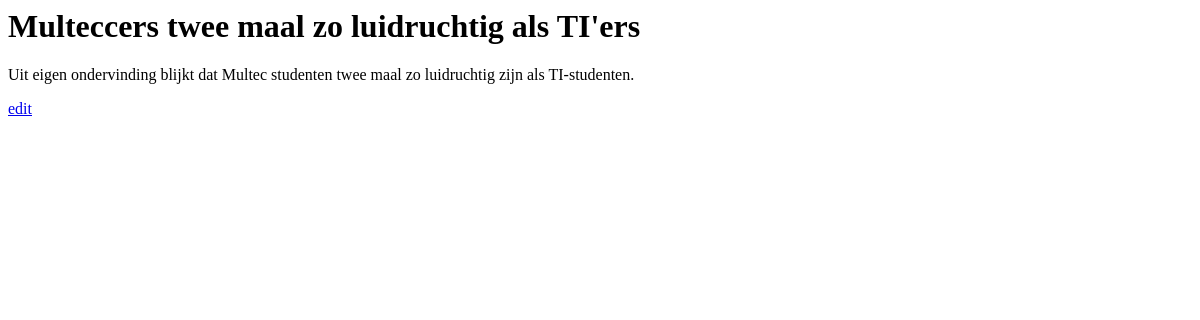
The page /articles/12/ on the database as committed earlier.
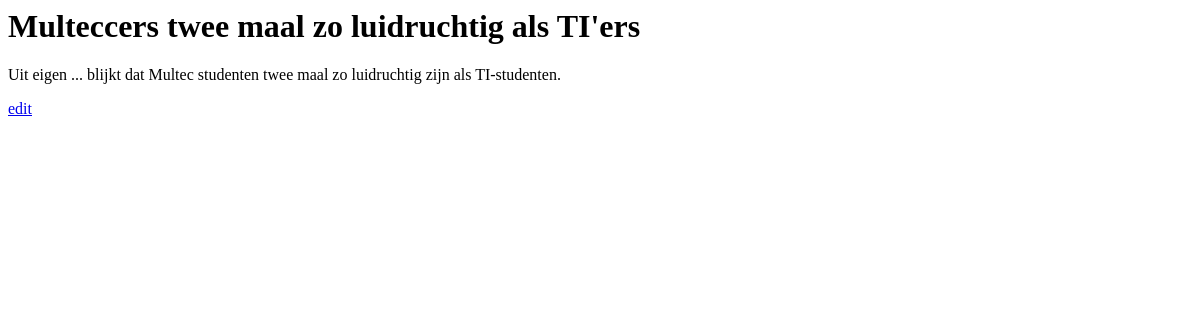
The same page on the database as committed later.
### articles/models.py (models this page shows, shortened)
class Article(models.Model):
    def was_published_recently(self):
        return self.pub_date >= timezone.now() - datetime.timedelta(days=1)
    was_published_recently.admin_order_field = 'pub_date'
    was_published_recently.boolean = True
    was_published_recently.short_description = 'Published recently?'
    title = models.CharField(max_length=200)
    pub_date = models.DateTimeField('date published')
    body = models.CharField(max_length=9999)

### articles/views.py (the view)
# urls.py: url(r'^(?P<pk>\d+)/$', views.detail, name='detail'),
def detail(request, pk):
    article = Article.objects.get(pk=pk)
    return render(request, 'articles/detail.html', {'article': article})

### articles/templates/articles/detail.html
<h1>{{article.title}}</h1>
    <p>{{article.body}}</p>
    <a href="{% url 'articles:edit' article.pk%}">edit</a>

Rows that differ between the two databases and show on the page:
changed Article "Multeccers twee maal zo luidruchtig als TI'ers": body "Uit eigen ondervinding blijkt dat Multec studenten twee maal zo luidruchtig zijn als TI-studenten." → "Uit eigen ... blijkt dat Multec studenten twee maal zo luidruchtig zijn als TI-studenten."
